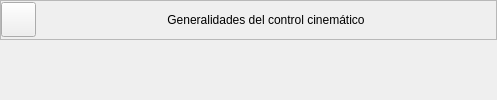
                <widget class="QWidget" name="sk_U2_T1">
                 <layout class="QVBoxLayout" name="verticalLayout_26">
                  <property name="spacing">
                   <number>5</number>
                  </property>
                  <property name="leftMargin">
                   <number>0</number>
                  </property>
                  <property name="topMargin">
                   <number>0</number>
                  </property>
                  <property name="rightMargin">
                   <number>0</number>
                  </property>
                  <property name="bottomMargin">
                   <number>0</number>
                  </property>
                  <item>
                   <widget class="QFrame" name="frame_26">
                    <property name="minimumSize">
                     <size>
                      <width>0</width>
                      <height>35</height>
                     </size>
                    </property>
                    <property name="maximumSize">
                     <size>
                      <width>16777215</width>
                      <height>40</height>
                     </size>
                    </property>
                    <property name="frameShape">
                     <enum>QFrame::StyledPanel</enum>
                    </property>
                    <property name="frameShadow">
                     <enum>QFrame::Raised</enum>
                    </property>
                    <layout class="QHBoxLayout" name="horizontalLayout_11">
                     <property name="spacing">
                      <number>0</number>
                     </property>
                     <property name="sizeConstraint">
                      <enum>QLayout::SetDefaultConstraint</enum>
                     </property>
                     <property name="leftMargin">
                      <number>0</number>
                     </property>
                     <property name="topMargin">
                      <number>0</number>
                     </property>
                     <property name="rightMargin">
                      <number>0</number>
                     </property>
                     <property name="bottomMargin">
                      <number>0</number>
                     </property>
                     <item>
                      <widget class="QPushButton" name="bt_return_7">
                       <property name="minimumSize">
                        <size>
                         <width>35</width>
                         <height>35</height>
                        </size>
                       </property>
                       <property name="maximumSize">
                        <size>
                         <width>35</width>
                         <height>35</height>
                        </size>
                       </property>
                       <property name="text">
                        <string/>
                       </property>
                       <property name="icon">
                        <iconset>
                         <normaloff>resources/images/MainWindow/return.svg</normaloff>resources/images/MainWindow/return.svg</iconset>
                       </property>
                       <property name="iconSize">
                        <size>
                         <width>35</width>
                         <height>35</height>
                        </size>
                       </property>
                      </widget>
                     </item>
                     <item>
                      <spacer name="horizontalSpacer_17">
                       <property name="orientation">
                        <enum>Qt::Horizontal</enum>
                       </property>
                       <property name="sizeHint" stdset="0">
                        <size>
                         <width>131</width>
                         <height>20</height>
                        </size>
                       </property>
                      </spacer>
                     </item>
                     <item>
                      <widget class="QLabel" name="label_10">
                       <property name="text">
                        <string>Generalidades del control cinemático</string>
                       </property>
                       <property name="alignment">
                        <set>Qt::AlignCenter</set>
                       </property>
                      </widget>
                     </item>
                     <item>
                      <spacer name="horizontalSpacer_18">
                       <property name="orientation">
                        <enum>Qt::Horizontal</enum>
                       </property>
                       <property name="sizeHint" stdset="0">
                        <size>
                         <width>131</width>
                         <height>20</height>
                        </size>
                       </property>
                      </spacer>
                     </item>
                    </layout>
                   </widget>
                  </item>
                  <item>
                   <widget class="ContenidosTemas" name="U2_T1" native="true"/>
                  </item>
                 </layout>
                </widget>
